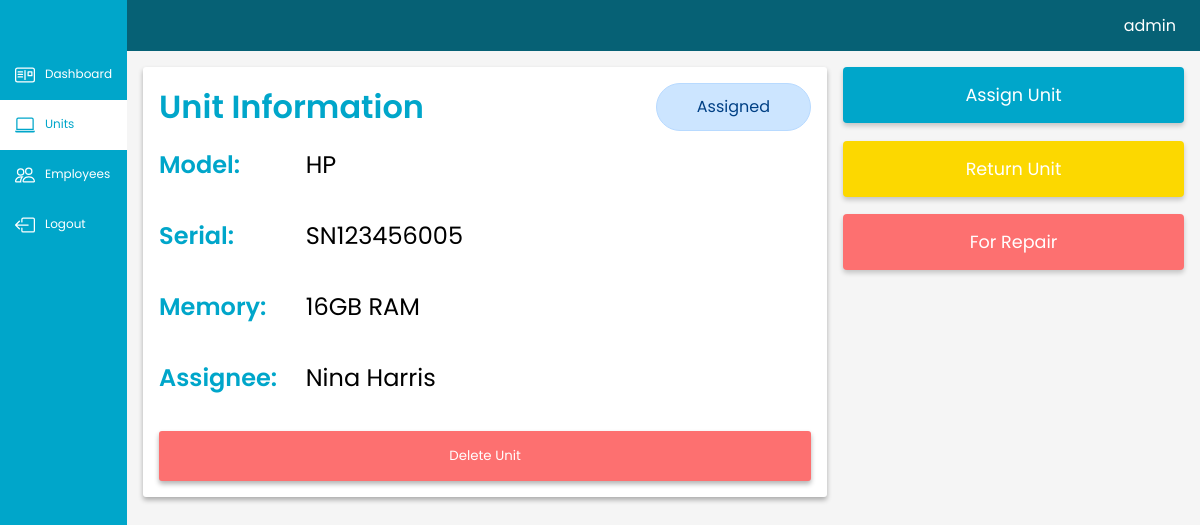
/view/unit.php?id=5 (signed in), run on the app's committed database.
### tables this page shows
CREATE TABLE `units` (
  `id` int(11) NOT NULL,
  `serial` text NOT NULL,
  `model` text NOT NULL,
  `memory` text NOT NULL,
  `status` text NOT NULL,
  `assignee` int(11) NOT NULL
);

CREATE TABLE `employees` (
  `id` int(11) NOT NULL,
  `name` varchar(32) NOT NULL,
  `department` varchar(32) NOT NULL
);

### view/unit.php (the view, shortened to what this page needs)
<?php
include ("../controller/connection.php");
    $user = $_SESSION["user"];
    if(isset($_GET['id'])){
        $unit_id = $_GET['id'];
    }
    $sql = "SELECT * from units where id = $unit_id ";
    $result = $mysqli-> query($sql);
    if ($result && $result->num_rows > 0) {
        $unit = $result->fetch_assoc();
    } else {
        exit();
    }
?>
<!DOCTYPE html>
<html lang="en">
<head>
    <link rel="stylesheet" href="../styles/font.css">
    <link rel="stylesheet" href="../styles/index.css">
</head>
<body>
<div class="main">
    <div class="navigation">
        <div class="ul">
        <div class="li"> </div>
            <div class="li"><a  href="../index.php">
            Dashboard
</a> </div>
            <div class="li"><a   class="nav-active" href="units.php">
            <svg xmlns="http://www.w3.org/2000/svg" width="20" height="20"  fill="currentColor" class="bi bi-laptop" viewBox="0 0 16 16">
               <path d="M13.5 3a.5.5 0 0 1 .5.5V11H2V3.5a.5.5 0 0 1 .5-.5zm-11-1A1.5 1.5 0 0 0 1 3.5V12h14V3.5A1.5 1.5 0 0 0 13.5 2zM0 12.5h16a1.5 1.5 0 0 1-1.5 1.5h-13A1.5 1.5 0 0 1 0 12.5"/>
            </svg>
            Units
        </a></div>
            <div class="li"><a href="employees.php">
            Employees</a></div>
            <div class="li"><a class="" href="../controller/logout_process.php">
                Logout
    </a> </div>
        </div>
    </div>
    <div class="content">
        <div class="container">
            <header>
                <p>  <?php echo $user->username; ?> </p>
            </header>
            <main class="">
                <div class="unit">
                    <div class="unit-container">
                     <div class="unit-header">
                        <p class="unit-header-title">Unit Information</p>
                        <?php
                            if($unit['status'] === 'Assigned'){
                                echo "<p class='assigned'>Assigned</p>";
                            }
                        ?>
                        </div>
                        <div class="container-information">
                            <div class="container-information-row">
                                <p class="info-sub">Model: </p>
                                <p class="info-value"> <?php echo htmlspecialchars($unit['model']); ?></p>
                            </div>
                            <div class="container-information-row">
                                <p class="info-sub">Serial:</p>
                                <p class="info-value">  <?php echo htmlspecialchars($unit['serial']); ?></p>
                            </div>
                            <div class="container-information-row">
                                <p class="info-sub">Memory:</p>
                                <p class="info-value"> <?php echo htmlspecialchars($unit['memory']); ?></p>
                            </div>
                            <?php
                                    if($unit['status'] === "Assigned"){
                                        $assignee = $unit["assignee"];
                                        $sql1 = "Select name from employees where id = $assignee ";
                                        $result1 = $mysqli-> query($sql1);
                                        if ($result1 && $result1->num_rows > 0) {
                                            $row = $result1->fetch_assoc();
                                            $assignee_name = $row['name'];
                                        } else {
                                            $assignee_name = "Unknown Assignee";
                                        }
                                       echo " <div class='container-information-row'>";
                                       echo "<p class='info-sub'>Assignee: </p>";
                                       echo " <p class='info-value'>".$assignee_name."</p>";
                                       echo "</div>";
                                    }
                                ?>
                        </div>
                        <div class="delete-action">
                                <form method="POST" action = "../controller/delete-unit.php">
                                    <input class='delete-btn' type="submit" name="delete_unit" value = "Delete Unit">
                                </form>
                        </div>
                     </div>
                        <div class="unit-actions">
                            <button class="actions-button assign-btn" id="assign-btn">
                                Assign Unit
                            </button>
                            <form method = "POST" action ="../controller/return-unit.php">
                                <input class="actions-button return-btn" type="submit" value="Return Unit" name="return_unit">
                            </form>
                            <form method = "POST" action ="../controller/repair-unit.php">
                                <input class="actions-button repair-btn" type="submit" value="For Repair" name="return_unit">
                            </form>
                        </div>
                </div>
            </main>
        </div>
    </div>
</div>
</body>
</html>

### styles/index.css (style rules this page uses)
* { padding:0; margin:0; box-sizing: border-box; }
.main { display: flex; width: 100%; }
header { width: 100%; }

### view/unit.php (style rules this page uses)
* { padding:0; margin:0; box-sizing: border-box; }
.main { display: flex; width: 100%; }
.navigation { height:100%; }
.navigation .ul { display: flex; flex-direction:column; min-height:100vh; height: 100%; background:#00A6CA; }
.navigation .ul .li a { padding:15px; display:flex; color:white; text-decoration:none; font-size:12px; }
.navigation .ul .li .nav-active { background:white; color:#00A6CA; }
.navigation .ul .li a svg { margin-right:10px; }
.content { width: 100%; background:#F5F5F5; }
header { background:#066175; text-align:right; padding:13px; padding-right:1.5em; }
header p { color:white; }
main { background:none; }
.unit { display: flex; margin:1em; }
.unit-container { background:white; width: 70%; padding:1em; box-shadow: 0 3px 5px rgb(0,0,0,0.3); border-radius: 3px; margin-right: 1em; }
.unit-actions { width: 35%; }
.unit-actions button, .unit-actions form input { width: 100%; }
.container-information { margin-top: 1em; }
.container-information-row { display: flex; width: 45%; justify-content: space-between; }
.info-sub { font-weight: 600; margin-bottom: 1.5em; font-size: 1.5em; }
.info-value { font-size: 1.5em; }
.unit-header { display: flex; width: 100%; justify-content: space-between; }
.assigned { background:#cce5ff; color:#004085; padding:10px 40px; border-radius: 30px; border:1px solid #b8daff; }
.unit-header-title { font-weight: 600; font-size: 2em; color:#00A6CA; }
.container-information-row .info-sub { width: 50%; color:#00A6CA; }
.container-information-row .info-value { width: 50%; }
.delete-action { width: 100%; }
.delete-action .delete-btn { width:100%; padding: 15px 0; border:none; background:#FD7070; color:white; box-shadow: 0 3px 5px rgb(0,0,0,0.3); border-radius: 3px; cursor: pointer; }
.actions-button { font-size: 1.1em; padding:15px 0; margin-bottom: 1em; border:none; border-radius: 4px; box-shadow: 0 3px 5px rgb(0,0,0,0.2); cursor: pointer; }
.assign-btn { background:#00A6CA; color:white; }
.return-btn { background:#FCD800; color:white; }
.repair-btn { background:#FD7070; color:white; }

### data on the page
units: model "HP", serial "SN123456005", memory "16GB RAM"
employees: name "Nina Harris"

### other printed values
$user->username "admin"
